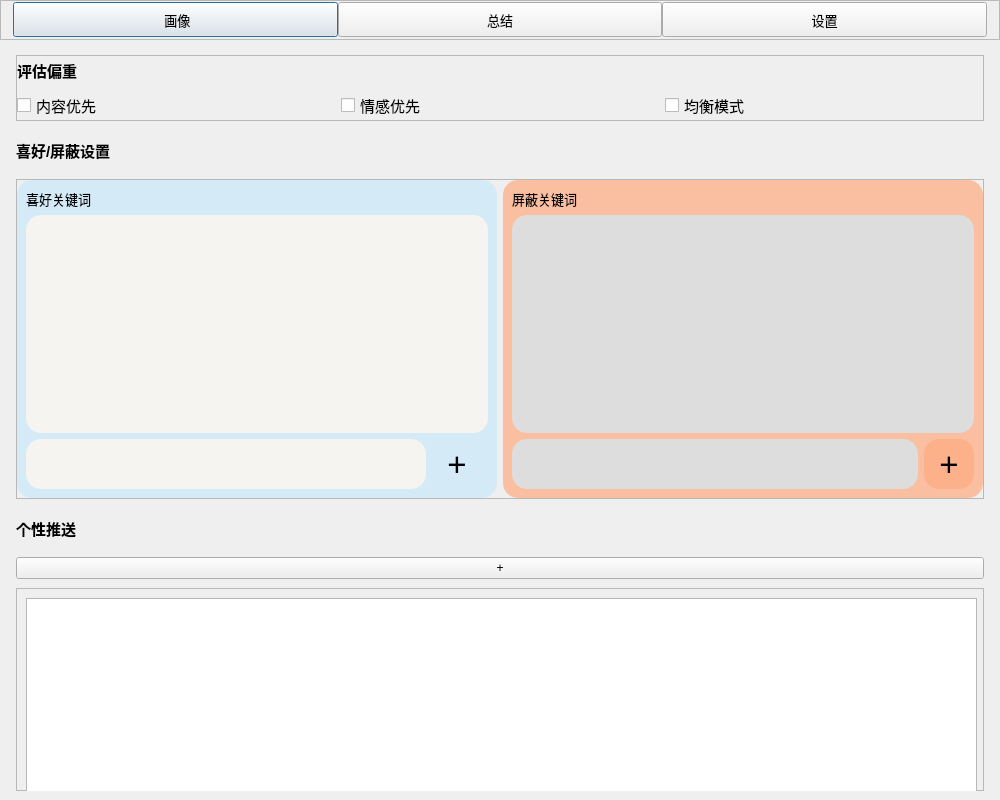
<?xml version="1.0" encoding="UTF-8"?>
<ui version="4.0">
 <class>Summary</class>
 <widget class="QDialog" name="Summary">
  <property name="geometry">
   <rect>
    <x>0</x>
    <y>0</y>
    <width>1000</width>
    <height>800</height>
   </rect>
  </property>
  <property name="windowTitle">
   <string>Dialog</string>
  </property>
  <layout class="QVBoxLayout" name="verticalLayout">
   <property name="leftMargin">
    <number>0</number>
   </property>
   <property name="topMargin">
    <number>0</number>
   </property>
   <property name="rightMargin">
    <number>0</number>
   </property>
   <property name="bottomMargin">
    <number>0</number>
   </property>
   <item>
    <widget class="QFrame" name="frame_2">
     <property name="minimumSize">
      <size>
       <width>0</width>
       <height>40</height>
      </size>
     </property>
     <property name="frameShape">
      <enum>QFrame::StyledPanel</enum>
     </property>
     <property name="frameShadow">
      <enum>QFrame::Raised</enum>
     </property>
     <property name="lineWidth">
      <number>0</number>
     </property>
     <layout class="QHBoxLayout" name="horizontalLayout_2">
      <property name="spacing">
       <number>0</number>
      </property>
      <property name="leftMargin">
       <number>12</number>
      </property>
      <property name="topMargin">
       <number>0</number>
      </property>
      <property name="rightMargin">
       <number>12</number>
      </property>
      <property name="bottomMargin">
       <number>0</number>
      </property>
      <item>
       <widget class="QPushButton" name="first">
        <property name="minimumSize">
         <size>
          <width>0</width>
          <height>35</height>
         </size>
        </property>
        <property name="font">
         <font>
          <pointsize>10</pointsize>
         </font>
        </property>
        <property name="text">
         <string> 画像</string>
        </property>
       </widget>
      </item>
      <item>
       <widget class="QPushButton" name="second">
        <property name="minimumSize">
         <size>
          <width>0</width>
          <height>35</height>
         </size>
        </property>
        <property name="font">
         <font>
          <pointsize>10</pointsize>
         </font>
        </property>
        <property name="text">
         <string>总结</string>
        </property>
       </widget>
      </item>
      <item>
       <widget class="QPushButton" name="third">
        <property name="minimumSize">
         <size>
          <width>0</width>
          <height>35</height>
         </size>
        </property>
        <property name="font">
         <font>
          <pointsize>10</pointsize>
         </font>
        </property>
        <property name="text">
         <string>设置</string>
        </property>
       </widget>
      </item>
     </layout>
    </widget>
   </item>
   <item>
    <widget class="QStackedWidget" name="stackedWidget">
     <property name="currentIndex">
      <number>2</number>
     </property>
     <widget class="QWidget" name="firstPage">
      <layout class="QGridLayout" name="gridLayout_2">
       <property name="leftMargin">
        <number>12</number>
       </property>
       <property name="rightMargin">
        <number>12</number>
       </property>
       <property name="bottomMargin">
        <number>57</number>
       </property>
       <item row="1" column="0">
        <widget class="QFrame" name="frame_3">
         <property name="frameShape">
          <enum>QFrame::StyledPanel</enum>
         </property>
         <property name="frameShadow">
          <enum>QFrame::Raised</enum>
         </property>
         <layout class="QHBoxLayout" name="horizontalLayout_3">
          <property name="leftMargin">
           <number>0</number>
          </property>
          <property name="topMargin">
           <number>0</number>
          </property>
          <property name="rightMargin">
           <number>0</number>
          </property>
          <property name="bottomMargin">
           <number>0</number>
          </property>
          <item>
           <widget class="QLabel" name="label_2">
            <property name="maximumSize">
             <size>
              <width>350</width>
              <height>16777215</height>
             </size>
            </property>
            <property name="font">
             <font>
              <pointsize>11</pointsize>
             </font>
            </property>
            <property name="layoutDirection">
             <enum>Qt::LeftToRight</enum>
            </property>
            <property name="text">
             <string>近</string>
            </property>
            <property name="textFormat">
             <enum>Qt::AutoText</enum>
            </property>
            <property name="scaledContents">
             <bool>false</bool>
            </property>
            <property name="alignment">
             <set>Qt::AlignRight|Qt::AlignTrailing|Qt::AlignVCenter</set>
            </property>
            <property name="openExternalLinks">
             <bool>false</bool>
            </property>
           </widget>
          </item>
          <item>
           <widget class="QComboBox" name="comboBox">
            <property name="maximumSize">
             <size>
              <width>100</width>
              <height>16777215</height>
             </size>
            </property>
            <property name="font">
             <font>
              <pointsize>11</pointsize>
             </font>
            </property>
            <item>
             <property name="text">
              <string>7天</string>
             </property>
            </item>
            <item>
             <property name="text">
              <string>15天</string>
             </property>
            </item>
            <item>
             <property name="text">
              <string>一个月</string>
             </property>
            </item>
            <item>
             <property name="text">
              <string>三个月</string>
             </property>
            </item>
           </widget>
          </item>
          <item>
           <widget class="QLabel" name="label_3">
            <property name="font">
             <font>
              <pointsize>11</pointsize>
             </font>
            </property>
            <property name="text">
             <string>关键词统计云图</string>
            </property>
           </widget>
          </item>
         </layout>
        </widget>
       </item>
       <item row="2" column="0">
        <widget class="QFrame" name="frame_4">
         <property name="frameShape">
          <enum>QFrame::StyledPanel</enum>
         </property>
         <property name="frameShadow">
          <enum>QFrame::Raised</enum>
         </property>
         <layout class="QHBoxLayout" name="horizontalLayout_4">
          <property name="leftMargin">
           <number>100</number>
          </property>
          <property name="topMargin">
           <number>0</number>
          </property>
          <property name="rightMargin">
           <number>100</number>
          </property>
          <property name="bottomMargin">
           <number>0</number>
          </property>
          <item>
           <widget class="QLabel" name="label_4">
            <property name="font">
             <font>
              <pointsize>11</pointsize>
             </font>
            </property>
            <property name="text">
             <string>您最喜欢的关键词</string>
            </property>
           </widget>
          </item>
          <item>
           <widget class="QTextEdit" name="textEdit"/>
          </item>
         </layout>
        </widget>
       </item>
       <item row="0" column="0">
        <widget class="QFrame" name="frame_5">
         <property name="minimumSize">
          <size>
           <width>0</width>
           <height>550</height>
          </size>
         </property>
         <property name="frameShape">
          <enum>QFrame::StyledPanel</enum>
         </property>
         <property name="frameShadow">
          <enum>QFrame::Raised</enum>
         </property>
         <layout class="QHBoxLayout" name="horizontalLayout_5">
          <item>
           <widget class="QPushButton" name="pushButton">
            <property name="maximumSize">
             <size>
              <width>50</width>
              <height>16777215</height>
             </size>
            </property>
            <property name="font">
             <font>
              <pointsize>23</pointsize>
             </font>
            </property>
            <property name="text">
             <string>&lt;</string>
            </property>
           </widget>
          </item>
          <item>
           <widget class="QLabel" name="label">
            <property name="styleSheet">
             <string notr="true">background-color: rgb(0, 170, 0);</string>
            </property>
            <property name="text">
             <string/>
            </property>
           </widget>
          </item>
          <item>
           <widget class="QPushButton" name="pushButton_2">
            <property name="maximumSize">
             <size>
              <width>50</width>
              <height>16777215</height>
             </size>
            </property>
            <property name="font">
             <font>
              <pointsize>23</pointsize>
             </font>
            </property>
            <property name="text">
             <string>&gt;</string>
            </property>
           </widget>
          </item>
         </layout>
        </widget>
       </item>
      </layout>
     </widget>
     <widget class="QWidget" name="secondPage"/>
     <widget class="QWidget" name="thirdPage">
      <layout class="QVBoxLayout" name="verticalLayout_2">
       <property name="spacing">
        <number>9</number>
       </property>
       <property name="leftMargin">
        <number>16</number>
       </property>
       <property name="rightMargin">
        <number>16</number>
       </property>
       <item>
        <widget class="QFrame" name="frame_9">
         <property name="maximumSize">
          <size>
           <width>16777215</width>
           <height>66</height>
          </size>
         </property>
         <property name="frameShape">
          <enum>QFrame::StyledPanel</enum>
         </property>
         <property name="frameShadow">
          <enum>QFrame::Raised</enum>
         </property>
         <layout class="QGridLayout" name="gridLayout">
          <property name="leftMargin">
           <number>0</number>
          </property>
          <property name="topMargin">
           <number>0</number>
          </property>
          <property name="rightMargin">
           <number>0</number>
          </property>
          <property name="bottomMargin">
           <number>0</number>
          </property>
          <item row="0" column="0">
           <widget class="QLabel" name="label_5">
            <property name="font">
             <font>
              <pointsize>11</pointsize>
              <weight>75</weight>
              <bold>true</bold>
             </font>
            </property>
            <property name="text">
             <string>评估偏重</string>
            </property>
           </widget>
          </item>
          <item row="1" column="0">
           <widget class="QCheckBox" name="checkBox1">
            <property name="font">
             <font>
              <pointsize>11</pointsize>
             </font>
            </property>
            <property name="text">
             <string>内容优先</string>
            </property>
           </widget>
          </item>
          <item row="1" column="1">
           <widget class="QCheckBox" name="checkBox2">
            <property name="font">
             <font>
              <pointsize>11</pointsize>
             </font>
            </property>
            <property name="text">
             <string>情感优先</string>
            </property>
           </widget>
          </item>
          <item row="1" column="2">
           <widget class="QCheckBox" name="checkBox3">
            <property name="font">
             <font>
              <pointsize>11</pointsize>
             </font>
            </property>
            <property name="text">
             <string>均衡模式</string>
            </property>
           </widget>
          </item>
         </layout>
        </widget>
       </item>
       <item>
        <widget class="QLabel" name="label_6">
         <property name="maximumSize">
          <size>
           <width>16777215</width>
           <height>40</height>
          </size>
         </property>
         <property name="font">
          <font>
           <pointsize>11</pointsize>
           <weight>75</weight>
           <bold>true</bold>
          </font>
         </property>
         <property name="text">
          <string>喜好/屏蔽设置</string>
         </property>
        </widget>
       </item>
       <item>
        <widget class="QFrame" name="frame">
         <property name="maximumSize">
          <size>
           <width>16777215</width>
           <height>320</height>
          </size>
         </property>
         <property name="frameShape">
          <enum>QFrame::StyledPanel</enum>
         </property>
         <property name="frameShadow">
          <enum>QFrame::Raised</enum>
         </property>
         <layout class="QHBoxLayout" name="horizontalLayout">
          <property name="leftMargin">
           <number>0</number>
          </property>
          <property name="topMargin">
           <number>0</number>
          </property>
          <property name="rightMargin">
           <number>0</number>
          </property>
          <property name="bottomMargin">
           <number>0</number>
          </property>
          <item>
           <widget class="QFrame" name="frame_10">
            <property name="styleSheet">
             <string notr="true">border-radius:15px;
background-color: rgb(212, 234, 247);</string>
            </property>
            <property name="frameShape">
             <enum>QFrame::StyledPanel</enum>
            </property>
            <property name="frameShadow">
             <enum>QFrame::Raised</enum>
            </property>
            <layout class="QGridLayout" name="gridLayout_4">
             <item row="2" column="0">
              <widget class="QTextEdit" name="addLike">
               <property name="maximumSize">
                <size>
                 <width>16777215</width>
                 <height>50</height>
                </size>
               </property>
               <property name="font">
                <font>
                 <pointsize>15</pointsize>
                </font>
               </property>
               <property name="styleSheet">
                <string notr="true">background-color: rgb(245, 244, 241);
border-radius:15px;</string>
               </property>
               <property name="acceptRichText">
                <bool>true</bool>
               </property>
              </widget>
             </item>
             <item row="0" column="0">
              <widget class="QLabel" name="label_7">
               <property name="font">
                <font>
                 <pointsize>10</pointsize>
                </font>
               </property>
               <property name="layoutDirection">
                <enum>Qt::LeftToRight</enum>
               </property>
               <property name="text">
                <string>喜好关键词</string>
               </property>
              </widget>
             </item>
             <item row="1" column="0" colspan="3">
              <widget class="QListWidget" name="like">
               <property name="styleSheet">
                <string notr="true">background-color: rgb(245, 244, 241);
border-radius:15px;</string>
               </property>
              </widget>
             </item>
             <item row="2" column="1">
              <widget class="QPushButton" name="addButton_2">
               <property name="minimumSize">
                <size>
                 <width>50</width>
                 <height>50</height>
                </size>
               </property>
               <property name="maximumSize">
                <size>
                 <width>50</width>
                 <height>16777215</height>
                </size>
               </property>
               <property name="font">
                <font>
                 <pointsize>25</pointsize>
                </font>
               </property>
               <property name="text">
                <string>+</string>
               </property>
              </widget>
             </item>
            </layout>
           </widget>
          </item>
          <item>
           <widget class="QFrame" name="frame_11">
            <property name="styleSheet">
             <string notr="true">background-color: rgba(255, 170, 127, 0.7);
border-radius:15px;</string>
            </property>
            <property name="frameShape">
             <enum>QFrame::StyledPanel</enum>
            </property>
            <property name="frameShadow">
             <enum>QFrame::Raised</enum>
            </property>
            <layout class="QGridLayout" name="gridLayout_3">
             <item row="0" column="0">
              <widget class="QLabel" name="label_8">
               <property name="font">
                <font>
                 <pointsize>10</pointsize>
                </font>
               </property>
               <property name="styleSheet">
                <string notr="true">background:transparent;</string>
               </property>
               <property name="text">
                <string>屏蔽关键词</string>
               </property>
              </widget>
             </item>
             <item row="2" column="1">
              <widget class="QPushButton" name="addButton_3">
               <property name="minimumSize">
                <size>
                 <width>50</width>
                 <height>50</height>
                </size>
               </property>
               <property name="maximumSize">
                <size>
                 <width>50</width>
                 <height>16777215</height>
                </size>
               </property>
               <property name="font">
                <font>
                 <pointsize>25</pointsize>
                </font>
               </property>
               <property name="text">
                <string>+</string>
               </property>
              </widget>
             </item>
             <item row="2" column="0">
              <widget class="QTextEdit" name="addDislike">
               <property name="maximumSize">
                <size>
                 <width>16777215</width>
                 <height>50</height>
                </size>
               </property>
               <property name="font">
                <font>
                 <pointsize>15</pointsize>
                </font>
               </property>
               <property name="styleSheet">
                <string notr="true">background-color: rgb(221, 221, 221);</string>
               </property>
              </widget>
             </item>
             <item row="1" column="0" colspan="2">
              <widget class="QListWidget" name="dislike">
               <property name="styleSheet">
                <string notr="true">background-color: rgb(221, 221, 221);</string>
               </property>
              </widget>
             </item>
            </layout>
           </widget>
          </item>
         </layout>
        </widget>
       </item>
       <item>
        <widget class="QLabel" name="label_9">
         <property name="maximumSize">
          <size>
           <width>16777215</width>
           <height>40</height>
          </size>
         </property>
         <property name="font">
          <font>
           <pointsize>11</pointsize>
           <weight>75</weight>
           <bold>true</bold>
          </font>
         </property>
         <property name="text">
          <string>个性推送</string>
         </property>
        </widget>
       </item>
       <item>
        <widget class="QPushButton" name="addButton">
         <property name="text">
          <string>+</string>
         </property>
        </widget>
       </item>
       <item>
        <widget class="QFrame" name="table">
         <property name="frameShape">
          <enum>QFrame::StyledPanel</enum>
         </property>
         <property name="frameShadow">
          <enum>QFrame::Raised</enum>
         </property>
         <widget class="QTableWidget" name="tableWidget">
          <property name="geometry">
           <rect>
            <x>10</x>
            <y>10</y>
            <width>951</width>
            <height>221</height>
           </rect>
          </property>
          <property name="autoFillBackground">
           <bool>false</bool>
          </property>
          <property name="editTriggers">
           <set>QAbstractItemView::NoEditTriggers</set>
          </property>
          <property name="selectionMode">
           <enum>QAbstractItemView::SingleSelection</enum>
          </property>
          <property name="showGrid">
           <bool>true</bool>
          </property>
          <property name="gridStyle">
           <enum>Qt::SolidLine</enum>
          </property>
          <attribute name="horizontalHeaderCascadingSectionResizes">
           <bool>true</bool>
          </attribute>
          <attribute name="horizontalHeaderDefaultSectionSize">
           <number>317</number>
          </attribute>
          <attribute name="horizontalHeaderShowSortIndicator" stdset="0">
           <bool>false</bool>
          </attribute>
          <attribute name="horizontalHeaderStretchLastSection">
           <bool>false</bool>
          </attribute>
          <attribute name="verticalHeaderCascadingSectionResizes">
           <bool>false</bool>
          </attribute>
          <attribute name="verticalHeaderShowSortIndicator" stdset="0">
           <bool>false</bool>
          </attribute>
          <attribute name="verticalHeaderStretchLastSection">
           <bool>false</bool>
          </attribute>
         </widget>
        </widget>
       </item>
      </layout>
     </widget>
    </widget>
   </item>
  </layout>
 </widget>
 <resources/>
 <connections/>
</ui>
